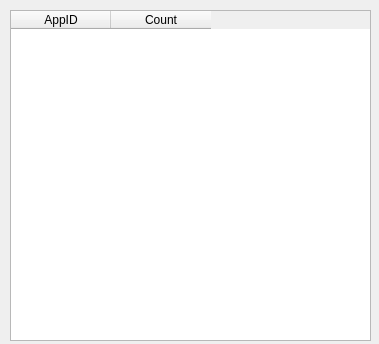
<?xml version="1.0" encoding="UTF-8"?>
<ui version="4.0">
 <class>Mib31::Form</class>
 <widget class="QWidget" name="Mib31::Form">
  <property name="geometry">
   <rect>
    <x>0</x>
    <y>0</y>
    <width>379</width>
    <height>344</height>
   </rect>
  </property>
  <property name="windowTitle">
   <string>Form</string>
  </property>
  <widget class="QWidget" name="verticalLayoutWidget">
   <property name="geometry">
    <rect>
     <x>10</x>
     <y>10</y>
     <width>361</width>
     <height>331</height>
    </rect>
   </property>
   <layout class="QVBoxLayout" name="verticalLayout">
    <item>
     <widget class="QTableWidget" name="tableWidget">
      <property name="rowCount">
       <number>0</number>
      </property>
      <property name="columnCount">
       <number>2</number>
      </property>
      <column>
       <property name="text">
        <string>AppID</string>
       </property>
      </column>
      <column>
       <property name="text">
        <string>Count</string>
       </property>
      </column>
     </widget>
    </item>
   </layout>
  </widget>
 </widget>
 <resources/>
 <connections/>
</ui>
